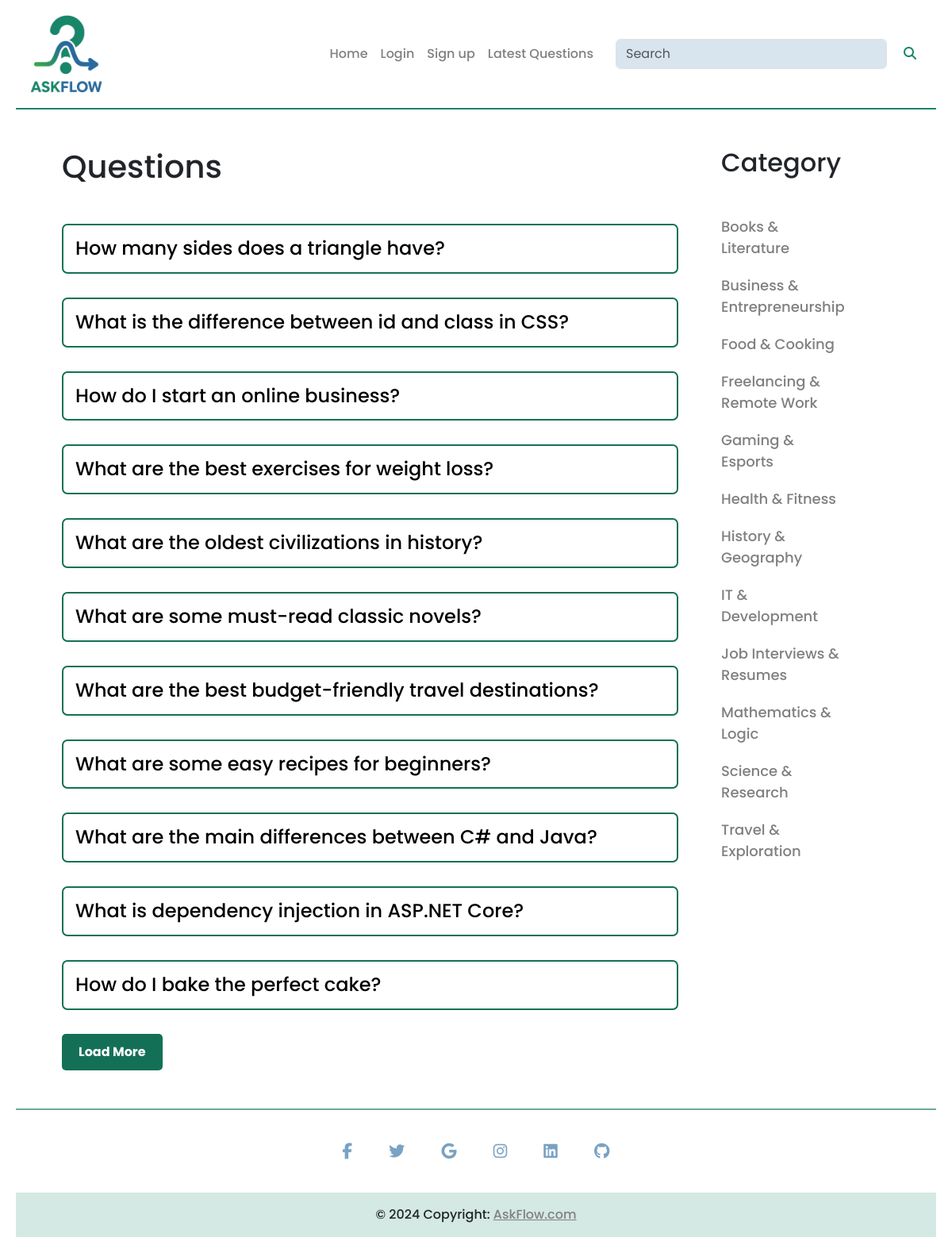
The page / on the database its author committed.
### tables this page shows
CREATE TABLE `questions` (
  `id` int(11) NOT NULL,
  `title` varchar(100) NOT NULL,
  `description` varchar(300) NOT NULL,
  `category_id` int(100) NOT NULL,
  `user_id` int(100) NOT NULL
);

CREATE TABLE `categories` (
  `id` int(11) NOT NULL,
  `name` varchar(250) NOT NULL
);

### client/questions.php (the view, shortened to what this page needs)
<div class="questions mb-5 mt-5">
    <div class="row">
        <div class="col-md-9">
            <h1 class="mb-5">Questions</h1>
            <?php
            include "./server/config.php";
            $limit = isset($_GET['limit']) ? (int)$_GET['limit'] : 11;
            $baseQuery = "";
            $search = isset($_GET["search"]) ? mysqli_real_escape_string($con, $_GET["search"]) : "";
            if (isset($_GET["category-id"])) {
                $cid = (int) $_GET["category-id"];
                $baseQuery = "SELECT * FROM `questions` WHERE category_id = $cid";
            } else if (isset($_GET["user-id"])) {
                $uid = (int) $_GET["user-id"];
                $baseQuery = "SELECT * FROM `questions` WHERE user_id = $uid";
            } else if (isset($_GET["latest"])) {
                $baseQuery = "SELECT * FROM `questions` ORDER BY id DESC";
            } else if (isset($_GET["search"])) {
                $baseQuery = "SELECT * FROM `questions` WHERE `title` LIKE '%$search%'";
            } else {
                $baseQuery = "SELECT * FROM `questions`";
            }
            $countQuery = $baseQuery;
            $countResult = mysqli_query($con, $countQuery);
            $totalCount = mysqli_num_rows($countResult);
            $finalQuery = $baseQuery . " LIMIT $limit";
            $result = mysqli_query($con, $finalQuery);
            if (mysqli_num_rows($result) === 0) {
                echo "<div class='no-questions'>
                        <h2>No Questions Yet</h2>
                        <p class='no-icon'>😕</p>
                        <p class='no-text'>Looks like nobody has asked anything in this category/search yet.</p>
                        <a href='index.php?ask=true' class='ask-btn'>Ask a Question →</a>
                    </div>";
            } else {
                foreach ($result as $row) {
                    $title = $row["title"];
                    $qid = $row["id"];
                    echo "<div><h4><a href='?question-id=$qid'>$title</a>";
                    echo "</h4></div>";
                }
                if ($limit < $totalCount) {
                    $nextLimit = $limit + 11;
                    $queryString = $_GET;
                    $queryString['limit'] = $nextLimit;
                    $newUrl = '?' . http_build_query($queryString);
                    echo "<div style='margin-top: 20px;'>
                            <a href='$newUrl' class='load-more-button btn'>Load More</a>
                          </div>";
                }
            }
            ?>
        </div>
        <div class="col-md-2 category">
            <h2 class="mb-5">Category</h2>
            <?php
            $query = "SELECT * FROM `categories`";
            $categoryResult = mysqli_query($con, $query);
            foreach ($categoryResult as $row) {
                $category = $row["name"];
                $cid = $row["id"];
                echo "<a class='mb-2' href='?category-id=$cid'>$category</a>";
            }
            ?>
        </div>
    </div>
</div>

### public/style.css (style rules this page uses)
body { font-family: "Poppins", sans-serif !important; font-weight: 500 !important; font-style: normal !important; }
.questions { width: 90%; margin: auto; }
.questions a , .relquestion a { text-decoration: none; color: black; }
.questions h4, .relquestion h4 { margin: 30px 0; border: 2px solid #137057; padding: 15px; border-radius: 7px; display: flex; justify-content: space-between; }
.load-more-button { display: inline-block; padding: 10px 20px; background-color: #137057; color: white !important; text-decoration: none; border-radius: 5px; font-weight: bold; }
.category { margin-left: 30px; }
.category a { margin-bottom: 20px !important; color: gray; font-size: large; display: block; }

### rows shown on the page
questions: title "How many sides does a triangle have?"
questions: title "What is the difference between id and class in CSS?"
questions: title "How do I start an online business?"
questions: title "What are the best exercises for weight loss?"
questions: title "What are the oldest civilizations in history?"
questions: title "What are some must-read classic novels?"
questions: title "What are the best budget-friendly travel destinations?"
questions: title "What are some easy recipes for beginners?"
questions: title "What are the main differences between C# and Java?"
questions: title "What is dependency injection in ASP.NET Core?"
questions: title "How do I bake the perfect cake?"
categories: name "Books & Literature"
categories: name "Business & Entrepreneurship"
categories: name "Food & Cooking"
categories: name "Freelancing & Remote Work"
categories: name "Gaming & Esports"
categories: name "Health & Fitness"
categories: name "History & Geography"
categories: name "IT & Development"
categories: name "Job Interviews & Resumes"
categories: name "Mathematics & Logic"
categories: name "Science & Research"
categories: name "Travel & Exploration"
